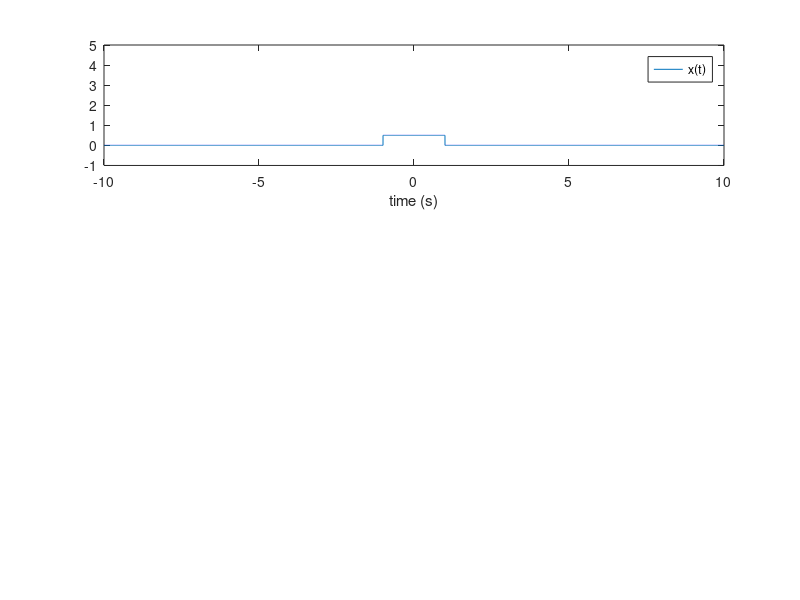

Source code (MATLAB): (Note: this script raises an error after producing the figure.)
clear; clf;

fs = 1000;
dt = 1/fs;
a = 1;
t = -10:dt:10;

x = 0*t;
x(abs(t)<a) = 1/(2*a);
subplot(3,1,1);
plot(t,x);
axis([-10 10 -1 5]);
xlabel('time (s)');
legend('x(t)');

[x,f] = myFFT(x,fs);
subplot(3,1,2);
plot(f,abs(x));
axis([-5 5 -.1 1.1]);
xlabel('frequency (Hz)');
legend('|x(f)|');

subplot(3,1,3);
plot(f,angle(x));
xlim([-5 5]);
xlabel('frequency (Hz)');
%legend('|x(f)|');
